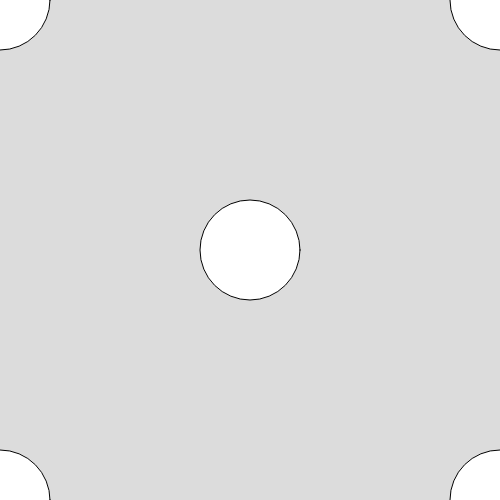
Frame 1 (no input)
Frame 60 (no input): identical to frame 1, image omitted
Frame 120 (the mouse pressed at the canvas centre since frame 60): identical to frame 1, image omitted

The p5.js sketch that drew this single still picture (run headless with seeded random() and noise() and a simulated clock; from frame 60 on, the mouse is pressed at the canvas centre):

// p5.js sketch
// ── sketch.js
// Coordinate System and User Events 
// Bishal Ghose
// Feb 6th, 2025
// Not run-to-completion, but interactive programs...


function setup() {
  // runs ONCE, at the very beginning....
  createCanvas(500, 500);
}

function draw() {
  // draw LOOP, repeats over and over forever...
  // - target of 60 frames per second
  // A new image is drawn at the bottom of the loop
  background(220);
  fivecircles(100);
}

function twoCircle(){
  //draws two circle, one at a fixed location
  //and one at the mouse location
  fill(0,255,0); //green fill
  stroke(0,0,255);
  strokeWeight(5); //thickness of the line:5
  circle(200,100,50);

  noStroke(); //turns off outlines
  fill(255,0,0); //red fill
  circle(mouseX,mouseY,30);
  //secret calculated delay()
  //screen updates at the end of loop
}

function fivecircles(diameterofcircle){
  circle(width,height,diameterofcircle);
  circle(width,0,diameterofcircle);
  circle(0,height,diameterofcircle);
  circle(0,0,diameterofcircle);
  circle(height/2,width/2,diameterofcircle);
}
